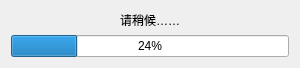
<?xml version="1.0" encoding="UTF-8"?>
<ui version="4.0">
 <class>ProgressWidgetClass</class>
 <widget class="QWidget" name="ProgressWidgetClass">
  <property name="windowModality">
   <enum>Qt::WindowModal</enum>
  </property>
  <property name="geometry">
   <rect>
    <x>0</x>
    <y>0</y>
    <width>300</width>
    <height>60</height>
   </rect>
  </property>
  <property name="sizePolicy">
   <sizepolicy hsizetype="Preferred" vsizetype="Preferred">
    <horstretch>0</horstretch>
    <verstretch>0</verstretch>
   </sizepolicy>
  </property>
  <property name="cursor">
   <cursorShape>BusyCursor</cursorShape>
  </property>
  <property name="focusPolicy">
   <enum>Qt::StrongFocus</enum>
  </property>
  <property name="windowTitle">
   <string>请稍候</string>
  </property>
  <layout class="QVBoxLayout" name="verticalLayout">
   <item>
    <widget class="QLabel" name="infoLabel">
     <property name="text">
      <string>请稍候……</string>
     </property>
     <property name="alignment">
      <set>Qt::AlignCenter</set>
     </property>
    </widget>
   </item>
   <item>
    <widget class="QProgressBar" name="progressBar">
     <property name="value">
      <number>24</number>
     </property>
     <property name="alignment">
      <set>Qt::AlignCenter</set>
     </property>
     <property name="textDirection">
      <enum>QProgressBar::TopToBottom</enum>
     </property>
    </widget>
   </item>
  </layout>
 </widget>
 <layoutdefault spacing="6" margin="11"/>
 <resources/>
 <connections/>
</ui>
